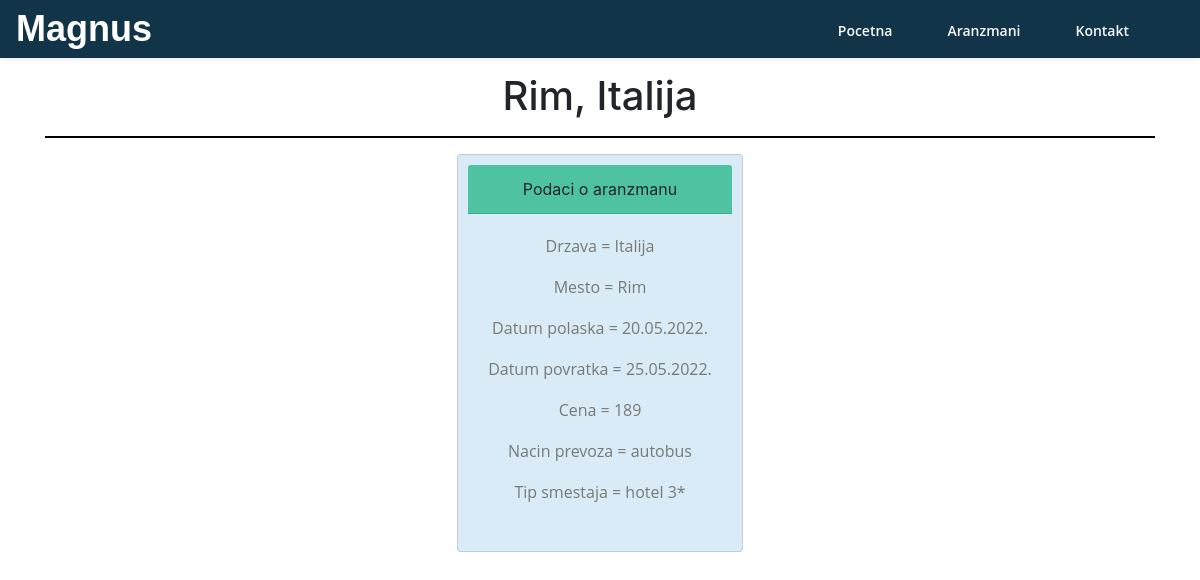
Screenshot of /read.php?id=2 with the database file from the repository.
### tables this page shows
CREATE TABLE `aranzmani` (
  `id_aranzmana` int(11) NOT NULL,
  `mesto` varchar(255) NOT NULL,
  `datum_polaska` varchar(255) NOT NULL,
  `datum_povratka` varchar(255) NOT NULL,
  `cena_u_evrima` int(11) NOT NULL,
  `nacin_prevoza` varchar(255) NOT NULL,
  `tip_smestaja` varchar(255) NOT NULL,
  `id_drzave` int(11) NOT NULL
);

CREATE TABLE `drzave` (
  `id_drzave` int(11) NOT NULL,
  `naziv_drzave` varchar(255) NOT NULL
);

### aranzmani/aranzmaniobrada.php (called while the page is built, shortened)
<?php
class Aranzman
{
	public static function fetch_single(mysqli $conn, $id_aranzmana)
	{
		$data = null;
		$query = "SELECT * , d.naziv_drzave FROM drzave d INNER JOIN aranzmani a on (d.id_drzave=a.id_drzave) WHERE id_aranzmana = '$id_aranzmana'";
		if ($sql = $conn->query($query)) {
			while ($row = $sql->fetch_assoc()) {
				$data = $row;
			}
		}
		return $data;
	}
}

### read.php (the view, shortened to what this page needs)
<?php
include "konekcija.php";
include "aranzmani/aranzmaniobrada.php";
?>
<!doctype html>
<html lang="en">
<head>
  <link rel="stylesheet" href="https://stackpath.bootstrapcdn.com/bootstrap/4.3.1/css/bootstrap.min.css">
  < <link rel="stylesheet" href="css/izgled.css">
    <link rel="stylesheet" href="forma/css/bootstrap.min.css">
</head>
<body>
  <nav class="navbar navbar-expand-md navbar-dark navbar-custom fixed-top">
    <a class="navbar-brand logo-text page-scroll" href="index.php">Magnus</a>
    <div class="collapse navbar-collapse" id="navbarsExampleDefault">
      <ul class="navbar-nav ml-auto">
        <li class="nav-item">
          <a class="btn-round-custom" href="#">Pocetna</a>
        </li>
        <li class="nav-item">
          <a class="btn-round-custom" href="aranzmani/aranzmani.php">Aranzmani</a>
        </li>
        <li class="nav-item">
          <a class="btn-round-custom" href="kontakt.php">Kontakt</a>
        </li>
      </ul>
    </div>
  </nav>
  <?php
  $id_aranzmana = $_REQUEST['id'];
  $row = Aranzman::fetch_single($conn, $id_aranzmana);
  if (!empty($row)) {
  ?>
    <div class="container">
      <div class="row">
        <div class="col-md-12 mt-5">
          <h1 class="text-center"> <?php echo $row['mesto']; ?>, <?php echo $row['naziv_drzave']; ?></h1>
          <hr style="height: 1px;color: black;background-color: black;">
        </div>
      </div>
      <div class="row">
        <div class="col-md-5 mx-auto  d-flex justify-content-center">
          <div id="jedanAranzman" class="card">
            <div id="podaci" class="card-header">
              Podaci o aranzmanu
            </div>
            <div class="card-body">
              <p>Drzava = <?php echo $row['naziv_drzave']; ?></p>
              <p>Mesto = <?php echo $row['mesto']; ?></p>
              <p>Datum polaska = <?php echo $row['datum_polaska']; ?></p>
              <p>Datum povratka = <?php echo $row['datum_povratka']; ?></p>
              <p>Cena = <?php echo $row['cena_u_evrima']; ?></p>
              <p>Nacin prevoza = <?php echo $row['nacin_prevoza']; ?></p>
              <p>Tip smestaja = <?php echo $row['tip_smestaja']; ?></p>
            </div>
          </div>
        <?php
      } else {
        echo "no data";
      }
        ?>
        </div>
      </div>
    </div>
</body>
</html>

### css/izgled.css (style rules this page uses)
body, html { width: 100%; height: 100%; }
body, p { color: #787976; font: 400 1rem/1.5625rem "Open Sans", sans-serif; }
h1 { color: #484a46; font: 700 2.5rem/3rem "Montserrat", sans-serif; }
a { color: #f8f9fa; text-decoration: none; }
.navbar-custom { padding-top: 0.375rem; padding-bottom: 0.375rem; background-color: #113448; box-shadow: 0 0.0625rem 0.375rem 0 rgba(0, 0, 0, 0.1); font: 600 0.875rem/0.875rem "Open Sans", sans-serif; transition: all 0.2s; }
.navbar-custom .navbar-brand { font-size: 0; }
.navbar-custom .navbar-brand.logo-text { margin-top: 0.25rem; margin-bottom: 0.25rem; font: 700 2.25rem/1.5rem "Montserrat", sans-serif; color: #fff; text-decoration: none; }
.navbar-custom .navbar-nav { margin-top: 0.75rem; margin-bottom: 0.5rem; }
#navbarsExampleDefault { text-align: right; }
.navbar-nav { display: inline-block; }
.navbar-nav li { list-style: none; display: inline-block; margin-right: 55px; position: relative; }
.card { display: inline-block; text-align: right; width: 50%; padding: 10px; }
#jedanAranzman { width: fit-content; text-align: center; }
#podaci { background-color: #4fc3a1; }
.nav-item { text-align: right; }

### rows the page displays
aranzmani: mesto "Rim", id_drzave.naziv_drzave "Italija", datum_polaska "20.05.2022.", datum_povratka "25.05.2022.", cena_u_evrima "189", nacin_prevoza "autobus", tip_smestaja "hotel 3*"
